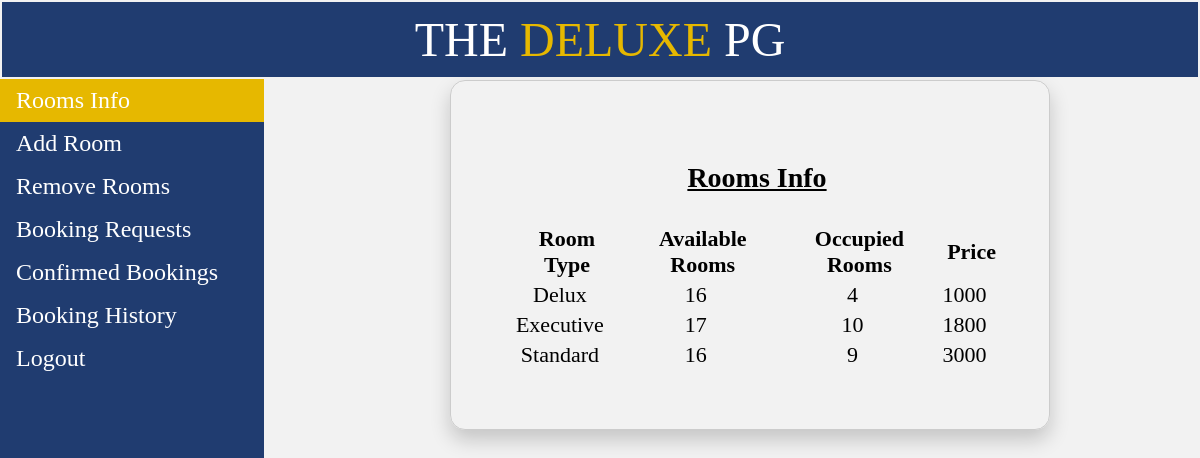
The app's page /admin_view.php with its own data.
### tables this page shows
CREATE TABLE `rooms_count` (
  `room_type` varchar(20) NOT NULL,
  `available_rooms` int(11) NOT NULL,
  `occupied_rooms` int(11) NOT NULL,
  `price` int(11) NOT NULL
);

### admin_view.php (the view, shortened to what this page needs)
<!DOCTYPE html>
<html>
<head>
</head>
<body>
	<?php
		include 'admin_header.php';
	?>
	<div style="margin-left:25%;padding:1px 16px;height:1000px;">
		<?php
			$conn = new mysqli("localhost","root","", "iwp");
			$sql = "SELECT * from rooms_count";
			$result=mysqli_query($conn,$sql); ?>
		  	<table class="basic_box">
				<tr>
					<th colspan="4"><p style="font-size: 28px; text-align: center; text-decoration: underline;">Rooms Info</p></th>
				</tr>
				<tr>
					<th>Room Type</th>
					<th>Available Rooms</th>
					<th>Occupied Rooms</th>
					<th>Price</th>
				</tr>
			<?php
			while ($row=mysqli_fetch_row($result))
    		{	?>
				<tr>
					<td><?php echo $row[0]; ?></td>
					<td><?php echo $row[1]; ?></td>
					<td><?php echo $row[2]; ?></td>
					<td><?php echo $row[3];
			} ?></td>
				</tr>
				<tr><td></td></tr><tr><td></td></tr>
			</table>
	</div>
</body>
</html>

### admin_view.php (style rules this page uses)
body { margin: 0; background: #f2f2f2; }
table { font-size: 22px; }
td { text-align: center; }
.basic_box { border: 1px solid #ccc; border-radius: 15px; margin: auto; width: 600px; padding: 50px; box-shadow: 0 10px 20px rgba(0,0,0,0.19); }
th { font-weight: bold; padding-left: 15px; }

### admin_header.php (style rules this page uses)
body { margin: 0; background: #f2f2f2; }
table { font-size: 22px; }
td { text-align: center; }
.basic_box { border: 1px solid #ccc; border-radius: 15px; margin: auto; width: 600px; padding: 50px; box-shadow: 0 10px 20px rgba(0,0,0,0.19); }
th { font-weight: bold; padding-left: 15px; }

### records on screen
rooms_count: room_type "Delux", available_rooms "16", occupied_rooms "4", price "1000"
rooms_count: room_type "Executive", available_rooms "17", occupied_rooms "10", price "1800"
rooms_count: room_type "Standard", available_rooms "16", occupied_rooms "9", price "3000"
